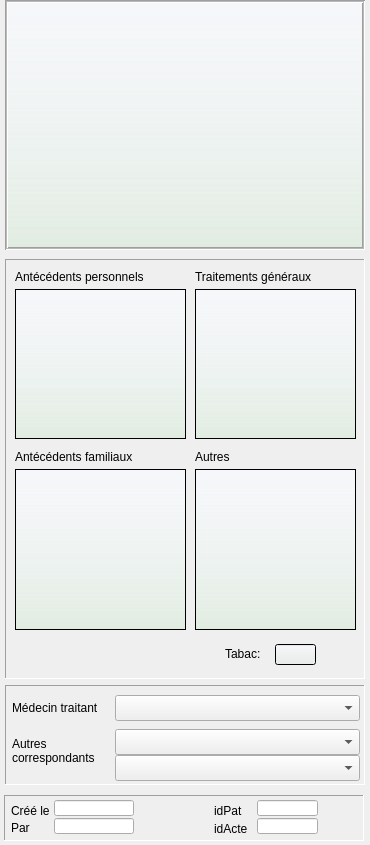
       <widget class="QFrame" name="AtcdstMedxframe">
        <property name="geometry">
         <rect>
          <x>13</x>
          <y>13</y>
          <width>370</width>
          <height>845</height>
         </rect>
        </property>
        <property name="sizePolicy">
         <sizepolicy hsizetype="Fixed" vsizetype="Fixed">
          <horstretch>0</horstretch>
          <verstretch>0</verstretch>
         </sizepolicy>
        </property>
        <property name="minimumSize">
         <size>
          <width>370</width>
          <height>845</height>
         </size>
        </property>
        <property name="maximumSize">
         <size>
          <width>370</width>
          <height>845</height>
         </size>
        </property>
        <property name="autoFillBackground">
         <bool>false</bool>
        </property>
        <property name="styleSheet">
         <string notr="true"/>
        </property>
        <property name="frameShape">
         <enum>QFrame::NoFrame</enum>
        </property>
        <property name="frameShadow">
         <enum>QFrame::Raised</enum>
        </property>
        <property name="lineWidth">
         <number>0</number>
        </property>
        <widget class="QFrame" name="ModifTerrainframe">
         <property name="geometry">
          <rect>
           <x>5</x>
           <y>259</y>
           <width>360</width>
           <height>420</height>
          </rect>
         </property>
         <property name="frameShape">
          <enum>QFrame::Panel</enum>
         </property>
         <property name="frameShadow">
          <enum>QFrame::Sunken</enum>
         </property>
         <property name="lineWidth">
          <number>1</number>
         </property>
         <property name="midLineWidth">
          <number>4</number>
         </property>
         <widget class="UpTextEdit" name="AutresToxiquestextEdit">
          <property name="geometry">
           <rect>
            <x>190</x>
            <y>210</y>
            <width>161</width>
            <height>161</height>
           </rect>
          </property>
          <property name="focusPolicy">
           <enum>Qt::StrongFocus</enum>
          </property>
          <property name="autoFillBackground">
           <bool>true</bool>
          </property>
          <property name="styleSheet">
           <string notr="true">background-color: qlineargradient(x1: 0, y1: 0, x2: 0, y2: 1, stop: 0 #f6f7fa, stop: 1 rgba(200, 230, 200, 50));</string>
          </property>
          <property name="verticalScrollBarPolicy">
           <enum>Qt::ScrollBarAsNeeded</enum>
          </property>
          <property name="horizontalScrollBarPolicy">
           <enum>Qt::ScrollBarAlwaysOff</enum>
          </property>
          <property name="tabStopWidth">
           <number>40</number>
          </property>
         </widget>
         <widget class="QLabel" name="label_2">
          <property name="geometry">
           <rect>
            <x>190</x>
            <y>10</y>
            <width>161</width>
            <height>16</height>
           </rect>
          </property>
          <property name="text">
           <string>Traitements généraux</string>
          </property>
         </widget>
         <widget class="QLabel" name="label_5">
          <property name="geometry">
           <rect>
            <x>190</x>
            <y>190</y>
            <width>51</width>
            <height>16</height>
           </rect>
          </property>
          <property name="text">
           <string>Autres</string>
          </property>
         </widget>
         <widget class="UpTextEdit" name="AtcdtsFamiliauxtextEdit">
          <property name="geometry">
           <rect>
            <x>10</x>
            <y>210</y>
            <width>171</width>
            <height>161</height>
           </rect>
          </property>
          <property name="focusPolicy">
           <enum>Qt::StrongFocus</enum>
          </property>
          <property name="autoFillBackground">
           <bool>true</bool>
          </property>
          <property name="styleSheet">
           <string notr="true">background-color: qlineargradient(x1: 0, y1: 0, x2: 0, y2: 1, stop: 0 #f6f7fa, stop: 1 rgba(200, 230, 200, 50));</string>
          </property>
          <property name="verticalScrollBarPolicy">
           <enum>Qt::ScrollBarAsNeeded</enum>
          </property>
          <property name="horizontalScrollBarPolicy">
           <enum>Qt::ScrollBarAlwaysOff</enum>
          </property>
          <property name="tabStopWidth">
           <number>40</number>
          </property>
         </widget>
         <widget class="QLabel" name="label">
          <property name="geometry">
           <rect>
            <x>10</x>
            <y>10</y>
            <width>161</width>
            <height>16</height>
           </rect>
          </property>
          <property name="text">
           <string>Antécédents personnels</string>
          </property>
         </widget>
         <widget class="QLabel" name="label_3">
          <property name="geometry">
           <rect>
            <x>10</x>
            <y>190</y>
            <width>161</width>
            <height>16</height>
           </rect>
          </property>
          <property name="text">
           <string>Antécédents familiaux</string>
          </property>
         </widget>
         <widget class="UpTextEdit" name="TtGeneraltextEdit">
          <property name="geometry">
           <rect>
            <x>190</x>
            <y>30</y>
            <width>161</width>
            <height>150</height>
           </rect>
          </property>
          <property name="focusPolicy">
           <enum>Qt::StrongFocus</enum>
          </property>
          <property name="autoFillBackground">
           <bool>true</bool>
          </property>
          <property name="styleSheet">
           <string notr="true">background-color: qlineargradient(x1: 0, y1: 0, x2: 0, y2: 1, stop: 0 #f6f7fa, stop: 1 rgba(200, 230, 200, 50));</string>
          </property>
          <property name="verticalScrollBarPolicy">
           <enum>Qt::ScrollBarAsNeeded</enum>
          </property>
          <property name="horizontalScrollBarPolicy">
           <enum>Qt::ScrollBarAlwaysOff</enum>
          </property>
          <property name="tabStopWidth">
           <number>40</number>
          </property>
         </widget>
         <widget class="UpTextEdit" name="AtcdtsPersostextEdit">
          <property name="geometry">
           <rect>
            <x>10</x>
            <y>30</y>
            <width>171</width>
            <height>150</height>
           </rect>
          </property>
          <property name="focusPolicy">
           <enum>Qt::StrongFocus</enum>
          </property>
          <property name="autoFillBackground">
           <bool>true</bool>
          </property>
          <property name="styleSheet">
           <string notr="true">background-color: qlineargradient(x1: 0, y1: 0, x2: 0, y2: 1, stop: 0 #f6f7fa, stop: 1 rgba(200, 230, 200, 50));</string>
          </property>
          <property name="verticalScrollBarPolicy">
           <enum>Qt::ScrollBarAsNeeded</enum>
          </property>
          <property name="horizontalScrollBarPolicy">
           <enum>Qt::ScrollBarAlwaysOff</enum>
          </property>
          <property name="tabStopWidth">
           <number>40</number>
          </property>
         </widget>
         <widget class="UpLineEdit" name="TabaclineEdit">
          <property name="geometry">
           <rect>
            <x>270</x>
            <y>385</y>
            <width>41</width>
            <height>21</height>
           </rect>
          </property>
          <property name="styleSheet">
           <string notr="true">background-color: qlineargradient(x1: 0, y1: 0, x2: 0, y2: 1, stop: 0 #f6f7fa, stop: 1 rgba(200, 215, 200, 50));</string>
          </property>
         </widget>
         <widget class="QLabel" name="TabacLabel">
          <property name="geometry">
           <rect>
            <x>220</x>
            <y>385</y>
            <width>60</width>
            <height>20</height>
           </rect>
          </property>
          <property name="text">
           <string>Tabac:</string>
          </property>
         </widget>
        </widget>
        <widget class="QTextEdit" name="IdentPatienttextEdit">
         <property name="geometry">
          <rect>
           <x>5</x>
           <y>0</y>
           <width>360</width>
           <height>250</height>
          </rect>
         </property>
         <property name="focusPolicy">
          <enum>Qt::NoFocus</enum>
         </property>
         <property name="contextMenuPolicy">
          <enum>Qt::CustomContextMenu</enum>
         </property>
         <property name="autoFillBackground">
          <bool>true</bool>
         </property>
         <property name="styleSheet">
          <string notr="true">background-color: qlineargradient(x1: 0, y1: 0, x2: 0, y2: 1, stop: 0 #f6f7fa, stop: 1 rgba(200, 230, 200, 50));</string>
         </property>
         <property name="frameShape">
          <enum>QFrame::Box</enum>
         </property>
         <property name="frameShadow">
          <enum>QFrame::Sunken</enum>
         </property>
         <property name="lineWidth">
          <number>1</number>
         </property>
         <property name="midLineWidth">
          <number>1</number>
         </property>
         <property name="verticalScrollBarPolicy">
          <enum>Qt::ScrollBarAlwaysOff</enum>
         </property>
         <property name="horizontalScrollBarPolicy">
          <enum>Qt::ScrollBarAlwaysOff</enum>
         </property>
         <property name="textInteractionFlags">
          <set>Qt::TextSelectableByKeyboard|Qt::TextSelectableByMouse</set>
         </property>
        </widget>
        <widget class="UpSmallButton" name="OKModifTerrainupSmallButton">
         <property name="geometry">
          <rect>
           <x>325</x>
           <y>640</y>
           <width>30</width>
           <height>30</height>
          </rect>
         </property>
         <property name="text">
          <string/>
         </property>
         <property name="icon">
          <iconset resource="assets/Images/images.qrc">
           <normaloff>:/start.png</normaloff>
           <normalon>:/startpushed.png</normalon>:/start.png</iconset>
         </property>
         <property name="iconSize">
          <size>
           <width>30</width>
           <height>30</height>
          </size>
         </property>
         <property name="flat">
          <bool>true</bool>
         </property>
        </widget>
        <widget class="UpSmallButton" name="ModifIdentificationSmallButton">
         <property name="geometry">
          <rect>
           <x>330</x>
           <y>210</y>
           <width>30</width>
           <height>30</height>
          </rect>
         </property>
         <property name="maximumSize">
          <size>
           <width>30</width>
           <height>30</height>
          </size>
         </property>
         <property name="toolTip">
          <string>modifier les données du patient</string>
         </property>
         <property name="text">
          <string/>
         </property>
         <property name="icon">
          <iconset resource="assets/Images/images.qrc">
           <normaloff>:/edit.png</normaloff>:/edit.png</iconset>
         </property>
         <property name="iconSize">
          <size>
           <width>30</width>
           <height>30</height>
          </size>
         </property>
         <property name="flat">
          <bool>true</bool>
         </property>
        </widget>
        <widget class="QFrame" name="InfoCorrespondantsframe">
         <property name="geometry">
          <rect>
           <x>5</x>
           <y>685</y>
           <width>360</width>
           <height>100</height>
          </rect>
         </property>
         <property name="styleSheet">
          <string notr="true"/>
         </property>
         <property name="frameShape">
          <enum>QFrame::Panel</enum>
         </property>
         <property name="frameShadow">
          <enum>QFrame::Sunken</enum>
         </property>
         <property name="lineWidth">
          <number>1</number>
         </property>
         <property name="midLineWidth">
          <number>4</number>
         </property>
         <widget class="UpComboBox" name="MGupComboBox">
          <property name="geometry">
           <rect>
            <x>110</x>
            <y>10</y>
            <width>245</width>
            <height>26</height>
           </rect>
          </property>
          <property name="mouseTracking">
           <bool>false</bool>
          </property>
          <property name="focusPolicy">
           <enum>Qt::StrongFocus</enum>
          </property>
          <property name="contextMenuPolicy">
           <enum>Qt::CustomContextMenu</enum>
          </property>
          <property name="autoFillBackground">
           <bool>true</bool>
          </property>
          <property name="editable">
           <bool>false</bool>
          </property>
          <property name="maxVisibleItems">
           <number>15</number>
          </property>
          <property name="insertPolicy">
           <enum>QComboBox::NoInsert</enum>
          </property>
          <property name="frame">
           <bool>true</bool>
          </property>
         </widget>
         <widget class="QLabel" name="AutreCorrespLabel">
          <property name="geometry">
           <rect>
            <x>7</x>
            <y>45</y>
            <width>101</width>
            <height>41</height>
           </rect>
          </property>
          <property name="text">
           <string>Autres
correspondants</string>
          </property>
         </widget>
         <widget class="QLabel" name="CPLabel_8">
          <property name="geometry">
           <rect>
            <x>7</x>
            <y>12</y>
            <width>101</width>
            <height>21</height>
           </rect>
          </property>
          <property name="text">
           <string>Médecin traitant</string>
          </property>
         </widget>
         <widget class="UpComboBox" name="AutresCorresp2upComboBox">
          <property name="geometry">
           <rect>
            <x>110</x>
            <y>70</y>
            <width>245</width>
            <height>26</height>
           </rect>
          </property>
          <property name="mouseTracking">
           <bool>false</bool>
          </property>
          <property name="focusPolicy">
           <enum>Qt::StrongFocus</enum>
          </property>
          <property name="contextMenuPolicy">
           <enum>Qt::CustomContextMenu</enum>
          </property>
          <property name="autoFillBackground">
           <bool>true</bool>
          </property>
          <property name="editable">
           <bool>false</bool>
          </property>
          <property name="maxVisibleItems">
           <number>15</number>
          </property>
          <property name="insertPolicy">
           <enum>QComboBox::NoInsert</enum>
          </property>
          <property name="frame">
           <bool>true</bool>
          </property>
         </widget>
         <widget class="UpComboBox" name="AutresCorresp1upComboBox">
          <property name="geometry">
           <rect>
            <x>110</x>
            <y>44</y>
            <width>245</width>
            <height>26</height>
           </rect>
          </property>
          <property name="mouseTracking">
           <bool>false</bool>
          </property>
          <property name="focusPolicy">
           <enum>Qt::StrongFocus</enum>
          </property>
          <property name="contextMenuPolicy">
           <enum>Qt::CustomContextMenu</enum>
          </property>
          <property name="autoFillBackground">
           <bool>true</bool>
          </property>
          <property name="editable">
           <bool>false</bool>
          </property>
          <property name="maxVisibleItems">
           <number>15</number>
          </property>
          <property name="insertPolicy">
           <enum>QComboBox::NoInsert</enum>
          </property>
          <property name="frame">
           <bool>true</bool>
          </property>
         </widget>
        </widget>
        <widget class="QFrame" name="InfoPatientframe">
         <property name="geometry">
          <rect>
           <x>4</x>
           <y>795</y>
           <width>360</width>
           <height>46</height>
          </rect>
         </property>
         <property name="styleSheet">
          <string notr="true"/>
         </property>
         <property name="frameShape">
          <enum>QFrame::Panel</enum>
         </property>
         <property name="frameShadow">
          <enum>QFrame::Sunken</enum>
         </property>
         <property name="lineWidth">
          <number>1</number>
         </property>
         <property name="midLineWidth">
          <number>4</number>
         </property>
         <widget class="UpLineEdit" name="IdCreateurDossierlineEdit">
          <property name="geometry">
           <rect>
            <x>50</x>
            <y>23</y>
            <width>80</width>
            <height>16</height>
           </rect>
          </property>
          <property name="focusPolicy">
           <enum>Qt::NoFocus</enum>
          </property>
          <property name="autoFillBackground">
           <bool>false</bool>
          </property>
          <property name="readOnly">
           <bool>true</bool>
          </property>
         </widget>
         <widget class="UpLineEdit" name="idPatientlineEdit">
          <property name="geometry">
           <rect>
            <x>253</x>
            <y>5</y>
            <width>61</width>
            <height>16</height>
           </rect>
          </property>
          <property name="focusPolicy">
           <enum>Qt::NoFocus</enum>
          </property>
          <property name="autoFillBackground">
           <bool>false</bool>
          </property>
          <property name="alignment">
           <set>Qt::AlignRight|Qt::AlignTrailing|Qt::AlignVCenter</set>
          </property>
          <property name="readOnly">
           <bool>true</bool>
          </property>
         </widget>
         <widget class="QLabel" name="IdCreateurDossierLabel">
          <property name="geometry">
           <rect>
            <x>7</x>
            <y>23</y>
            <width>39</width>
            <height>20</height>
           </rect>
          </property>
          <property name="text">
           <string>Par</string>
          </property>
         </widget>
         <widget class="QLabel" name="IdActeLabel">
          <property name="geometry">
           <rect>
            <x>210</x>
            <y>23</y>
            <width>39</width>
            <height>21</height>
           </rect>
          </property>
          <property name="text">
           <string>idActe</string>
          </property>
         </widget>
         <widget class="UpLineEdit" name="DateCreationDossierlineEdit">
          <property name="geometry">
           <rect>
            <x>50</x>
            <y>5</y>
            <width>80</width>
            <height>16</height>
           </rect>
          </property>
          <property name="focusPolicy">
           <enum>Qt::NoFocus</enum>
          </property>
          <property name="autoFillBackground">
           <bool>false</bool>
          </property>
          <property name="readOnly">
           <bool>true</bool>
          </property>
         </widget>
         <widget class="QLabel" name="DateCreationDossierLabel">
          <property name="geometry">
           <rect>
            <x>7</x>
            <y>6</y>
            <width>39</width>
            <height>20</height>
           </rect>
          </property>
          <property name="text">
           <string>Créé le</string>
          </property>
         </widget>
         <widget class="QLabel" name="DateCreationDossierLabel_3">
          <property name="geometry">
           <rect>
            <x>210</x>
            <y>6</y>
            <width>39</width>
            <height>20</height>
           </rect>
          </property>
          <property name="text">
           <string>idPat</string>
          </property>
         </widget>
         <widget class="UpLineEdit" name="idActelineEdit">
          <property name="geometry">
           <rect>
            <x>253</x>
            <y>23</y>
            <width>61</width>
            <height>16</height>
           </rect>
          </property>
          <property name="focusPolicy">
           <enum>Qt::NoFocus</enum>
          </property>
          <property name="autoFillBackground">
           <bool>false</bool>
          </property>
          <property name="alignment">
           <set>Qt::AlignRight|Qt::AlignTrailing|Qt::AlignVCenter</set>
          </property>
          <property name="readOnly">
           <bool>true</bool>
          </property>
         </widget>
        </widget>
       </widget>
